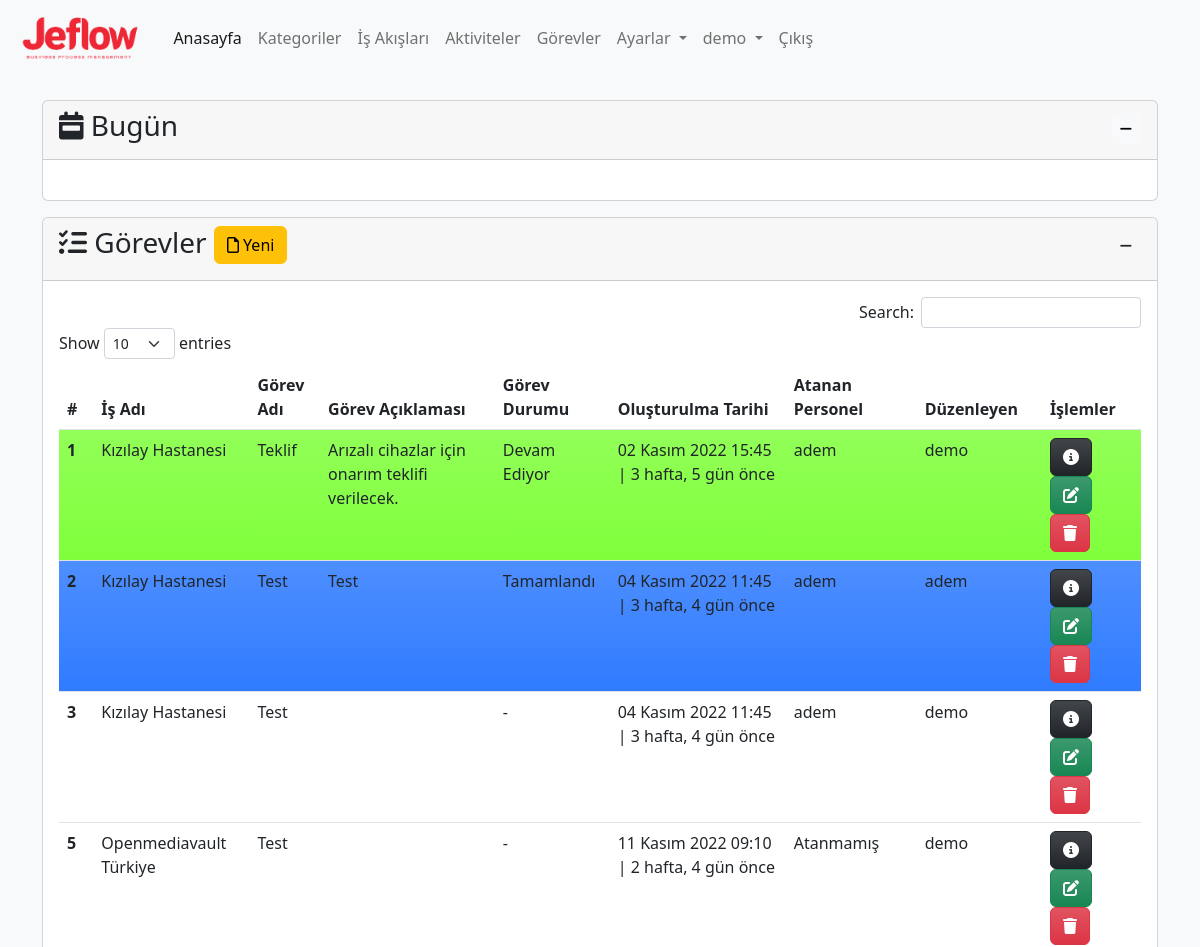
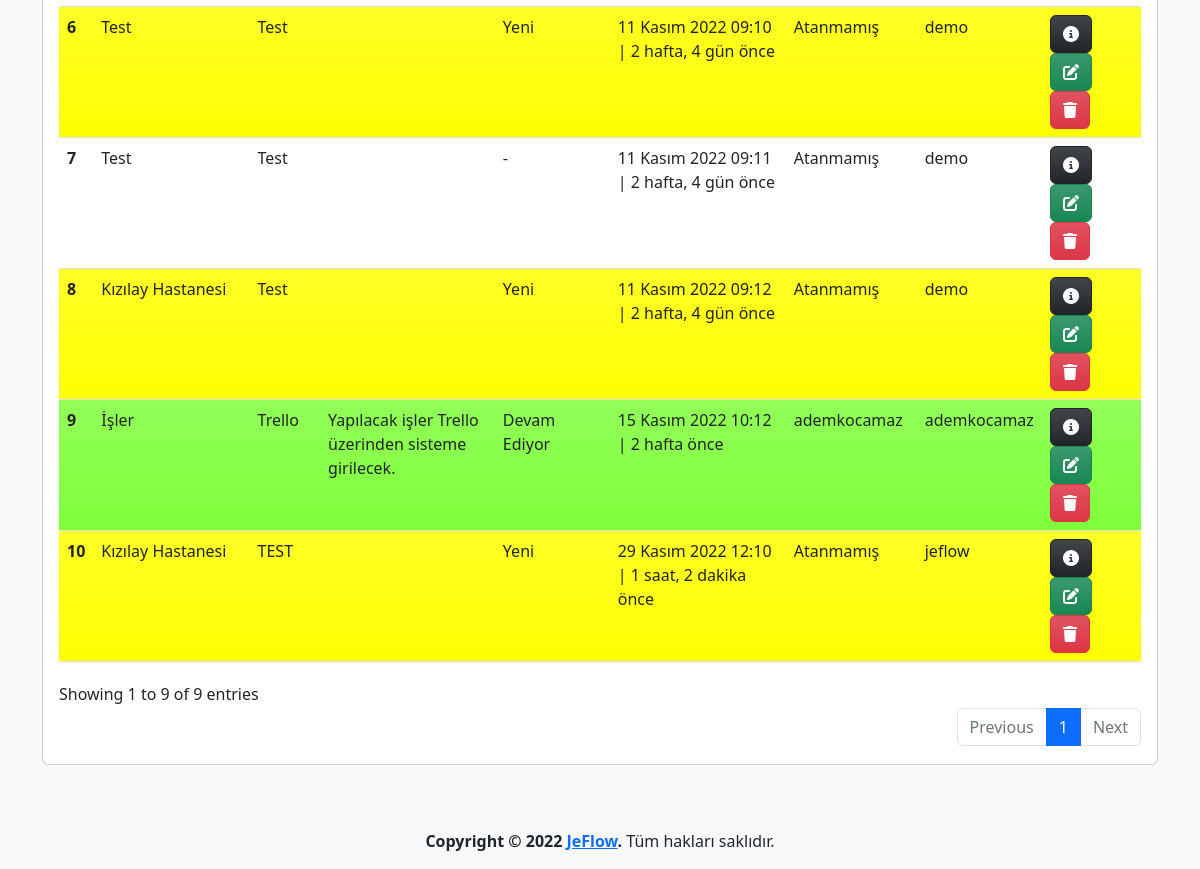
Page /task/ (signed in) on the committed database (2 pictures, top to bottom).
### app/models.py (models this page shows, shortened)
class Task(models.Model):
    process=models.ForeignKey(Process,on_delete=models.CASCADE,verbose_name='İş Adı')
    name=models.CharField(max_length=500,verbose_name='Görev Adı')
    description=models.TextField(verbose_name='Görev Açıklaması', blank=True, null=True)
    state=models.ForeignKey(State, on_delete=models.SET_NULL,verbose_name='Durum', blank=True, null=True)
    assigned_user=models.ForeignKey(User,on_delete=models.SET_NULL,related_name='assigned_user',verbose_name='Atanan Personel', blank=True, null=True)
    created_date=models.DateTimeField(auto_now_add=True, verbose_name='Oluşturulma Tarihi')
    user=models.ForeignKey(User,on_delete=models.CASCADE,verbose_name='Kullanıcı', blank=True, null=True)
    class Meta:
        verbose_name='Görev'
        verbose_name_plural='Görevler'

class Process(models.Model):
    category=models.ForeignKey(Category,on_delete=models.CASCADE,verbose_name='Kategori')
    name=models.CharField(max_length=500,verbose_name='İş Akış Adı')
    description=models.TextField(verbose_name='İş Akış Açıklaması', blank=True, null=True)
    state=models.ForeignKey(State, on_delete=models.SET_NULL,verbose_name='Durum', blank=True, null=True)
    created_date=models.DateTimeField(auto_now_add=True, verbose_name='Oluşturulma Tarihi')
    user=models.ForeignKey(User,on_delete=models.CASCADE,verbose_name='Kullanıcı', blank=True, null=True)
    def __str__(self):
        return self.name # + ' - ' + self.created_date.strftime("%d.%m.%Y, %H:%M:%S")
    class Meta:
        verbose_name='İş Akışı'
        verbose_name_plural='İş Akışları'

class State(models.Model):
    name=models.CharField(max_length=100,verbose_name='Durum')
    description=models.TextField(verbose_name='Açıklama', blank=True, null=True)
    color=ColorField(default='#FFFFFF',verbose_name='Renk')
    created_date=models.DateTimeField(auto_now_add=True, verbose_name='Oluşturulma Tarihi', blank=True, null=True)
    user=models.ForeignKey(User,on_delete=models.PROTECT,verbose_name='Kullanıcı', blank=True, null=True)
    def __str__(self):
        return self.name
    class Meta:
        verbose_name='Durum'
        verbose_name_plural='Durumlar'

### app/views.py (the view, shortened to what this page needs)
# urls.py: path('task/', views.task, name='task'),
@login_required(login_url='/user/login/')
def task(request):
    state=get_object_or_404(State,name='Yeni')
    task_form=TaskForm(initial={'state':state})
    tasks = Task.objects.order_by('created_date')
    context = {
        'task_form':task_form,
        'tasks': tasks
    }
    return render(request, 'app/task.html', context)

### app/forms.py
class TaskForm(forms.ModelForm):
    class Meta:
        model=Task
        fields=('process','name','description','assigned_user','state')

### templates/app/task.html (shortened to what this page needs)
{% extends 'layout.html' %}
{% load humanize %}
{% block content %}
{% load crispy_forms_tags %}
<div class="row mt-3">
    <div class="col-md-12">
        <div class="card">
            <div class="card-header">
                <h3 class="card-title">
                    <i class="fa-solid fa-list-check"></i>
                    Görevler
                    <button type="button" class="btn btn-warning" data-bs-toggle="modal" data-bs-target="#taskModal">
                        <i class="fa-regular fa-file"></i>
                        Yeni
                    </button>
                    <div class="float-end">
                        <button class="btn btn-sm" type="button" data-bs-toggle="collapse"
                            data-bs-target="#collapseTask" aria-expanded="false" aria-controls="collapseTask">
                            <i class="fa-solid fa-minus"></i>
                        </button>
                    </div>
                </h3>
            </div>
            <div class="collapse show" id="collapseTask">
                <div class="card-body">
                    {% if tasks %}
                    <table id="task" class="table table-hover">
                        <thead>
                            <tr>
                                <th scope="col">#</th>
                                <th scope="col">İş Adı</th>
                                <th scope="col">Görev Adı</th>
                                <th scope="col">Görev Açıklaması</th>
                                <th scope="col">Görev Durumu</th>
                                <th scope="col">Oluşturulma Tarihi</th>
                                <th scope="col">Atanan Personel</th>
                                <th scope="col">Düzenleyen</th>
                                <th scope="col">İşlemler</th>
                            </tr>
                        </thead>
                        <tbody>
                            {% for task in tasks %}
                            <tr class="bg-gradient" style="background-color: {{ task.state.color }}">
                                <th scope="row">{{ task.id }}</th>
                                <td>{{ task.process }}</td>
                                <td>{{ task.name }}</td>
                                <td>{{ task.description | safe }}</td>
                                <td>
                                    {% if task.state is not None %}
                                    {{task.state}}
                                    {% else %}
                                    -
                                    {% endif %}
                                </td>
                                <td>{{ task.created_date }} | {{ task.created_date | timesince}} önce</td>
                                <td>
                                    {% if task.assigned_user is not None%}
                                    {{ task.assigned_user }}
                                    {% else %}
                                    Atanmamış
                                    {% endif %}
                                </td>
                                <td>{{ task.user }}</td>
                                <td>
                                    <a href="{% url 'task_detail' task.id %}" class="btn btn-dark bg-gradient"
                                        data-bs-toggle="popover" data-bs-trigger="hover" data-bs-title="Detaylar"
                                        data-bs-content="Seçili satırdaki kaydın detaylarını görüntüler.">
                                        <i class="fa-solid fa-circle-info"></i>
                                    </a>
                                    <a class="btn btn-success bg-gradient" href="{% url 'task_update' task.id %}"
                                        data-bs-toggle="popover" data-bs-trigger="hover" data-bs-title="Düzenle"
                                        data-bs-content="Seçili satırdaki kaydı düzenler.">
                                        <i class="fa-solid fa-pen-to-square"></i>
                                    </a>
                                    <a class="btn btn-danger bg-gradient" href="{% url 'task_delete' task.id %}"
                                        data-bs-toggle="popover" data-bs-trigger="hover" data-bs-title="Sil"
                                        data-bs-content="Seçili satırdaki kaydı siler.">
                                        <i class="fa-solid fa-trash"></i>
                                    </a>
                                </td>
                            </tr>
                            {% endfor %}
                        </tbody>
                    </table>
                    {% else %}
                    <div class="alert alert-warning">
                        <p>Görev bulunamadı.</p>
                    </div>
                    {% endif %}
                </div>
            </div>
        </div>
    </div>
</div>
{% endblock %}

### templates/layout.html (shortened to what this page needs)
{% load static %}
<!doctype html>
<html lang="tr">
<head>
  <link href="https://cdn.jsdelivr.net/npm/bootstrap@5.2.2/dist/css/bootstrap.min.css" rel="stylesheet"
>
  <link rel="stylesheet" href="{% static 'css/jeflow.css' %}">
  <link href="https://cdn.jsdelivr.net/npm/summernote@0.8.18/dist/summernote-lite.min.css" rel="stylesheet">
  <link href="https://cdn.jsdelivr.net/npm/select2@4.1.0-rc.0/dist/css/select2.min.css" rel="stylesheet" />
  <link rel="stylesheet" type="text/css" href="https://cdn.datatables.net/1.12.1/css/dataTables.bootstrap5.min.css">
  <link rel="stylesheet" type="text/css"
    href="https://cdn.datatables.net/responsive/2.3.0/css/responsive.dataTables.min.css">
  <link rel="stylesheet" type="text/css" href="https://cdn.datatables.net/buttons/2.2.3/css/buttons.bootstrap5.min.css">
</head>
<body class="bg-light">
  <header>
    <nav class="navbar navbar-expand-lg bg-light">
      <div class="container-fluid">
        <a class="navbar-brand" href="{% url 'index' %}">
          <img class="logo" src="{% static 'img/logo-text.png' %}" alt="JeFlow">
        </a>
        <div class="collapse navbar-collapse" id="navbarNavDropdown">
          <ul class="navbar-nav">
            <li class="nav-item">
              <a class="nav-link active" aria-current="page" href="{% url 'index' %}">Anasayfa</a>
            </li>
            {% if user.is_authenticated %}
            <li class="nav-item">
              <a class="nav-link" href="{% url 'category' %}">Kategoriler</a>
            </li>
            <li class="nav-item">
              <a class="nav-link" href="{% url 'process' %}">İş Akışları</a>
            </li>
            <li class="nav-item">
              <a class="nav-link" href="{% url 'activity' %}">Aktiviteler</a>
            </li>
            <li class="nav-item">
              <a class="nav-link" href="{% url 'task' %}">Görevler</a>
            </li>
            <li class="nav-item dropdown">
              <a class="nav-link dropdown-toggle" href="{% url 'settings' %}" role="button" data-bs-toggle="dropdown"
                aria-expanded="false">
                Ayarlar
              </a>
            </li>
            <li class="nav-item dropdown">
              <a class="nav-link dropdown-toggle" href="{% url 'profile' %}" role="button" data-bs-toggle="dropdown"
                aria-expanded="false">
                {{ user }}
              </a>
            </li>
            <li class="nav-item">
              <a class="nav-link" href="javascript:{document.getElementById('logout').submit()}">Çıkış</a>
            </li>
            {% else %}
            <li class="nav-item">
              <a class="nav-link" href="{% url 'register' %}">Kayıt Ol</a>
            </li>
            {% endif %}
          </ul>
        </div>
      </div>
    </nav>
  </header>
  <main>
    <div class="container mt-4">
      <div class="row mb-3">
        <div class="col">
          <div class="card">
            <div class="card-header">
              <h3 class="card-title">
                <i class="fa-solid fa-calendar-week"></i>
                Bugün
                <div class="float-end">
                  <button class="btn btn-light btn-sm" type="button" data-bs-toggle="collapse"
                    data-bs-target="#collapseZaman" aria-expanded="false" aria-controls="collapseZaman">
                    <i class="fa-solid fa-minus"></i>
                  </button>
                </div>
              </h3>
            </div>
            <div class="collapse show" id="collapseZaman">
              <div class="card-body text-center">
              </div>
            </div>
          </div>
        </div>
      </div>
      {% block content %}
      {% endblock %}
    </div>
  </main>
  <footer class="mt-5">
    <div class="d-flex flex-column justify-content-center align-items-center">
      <p><strong>Copyright &copy; 2022 <a href="{% url 'index' %}">JeFlow</a>.</strong> Tüm hakları saklıdır.</p>
    </div>
  </footer>
</body>
</html>

### static/css/jeflow.css (style rules this page uses)
img.logo { height: 50px; }

### rows in the picture
Task: id "1", process "Kızılay Hastanesi", name "Teklif", description "Arızalı cihazlar için onarım teklifi verilecek.", state "Devam Ediyor", created_date "02 Kasım 2022 15:45", created_date "3 hafta, 5 gün", assigned_user "adem", user "demo"
Task: id "2", process "Kızılay Hastanesi", name "Test", description "Test", state "Tamamlandı", created_date "04 Kasım 2022 11:45", created_date "3 hafta, 4 gün", assigned_user "adem", user "adem"
Task: id "3", process "Kızılay Hastanesi", name "Test", created_date "04 Kasım 2022 11:45", created_date "3 hafta, 4 gün", assigned_user "adem", user "demo"
Task: id "5", process "Openmediavault Türkiye", name "Test", created_date "11 Kasım 2022 09:10", created_date "2 hafta, 4 gün", shows "Atanmamış", user "demo"
Task: id "6", process "Test", name "Test", state "Yeni", created_date "11 Kasım 2022 09:10", created_date "2 hafta, 4 gün", shows "Atanmamış", user "demo"
Task: id "7", process "Test", name "Test", created_date "11 Kasım 2022 09:11", created_date "2 hafta, 4 gün", shows "Atanmamış", user "demo"
Task: id "8", process "Kızılay Hastanesi", name "Test", state "Yeni", created_date "11 Kasım 2022 09:12", created_date "2 hafta, 4 gün", shows "Atanmamış", user "demo"
Task: id "9", process "İşler", name "Trello", description "Yapılacak işler Trello üzerinden sisteme girilecek.", state "Devam Ediyor", created_date "15 Kasım 2022 10:12", created_date "2 hafta", assigned_user "ademkocamaz", user "ademkocamaz"
Task: id "10", process "Kızılay Hastanesi", name "TEST", state "Yeni", created_date "29 Kasım 2022 12:10", created_date "1 saat, 2 dakika", shows "Atanmamış", user "jeflow"

### other values in the picture
{{ user }} "demo"
